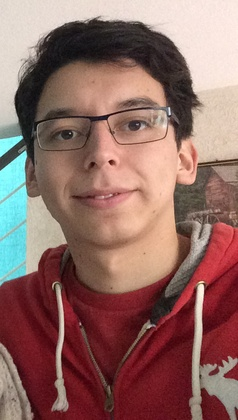
%> input picture SVA/0.JPG, 238 x 420 px, shrunk from 542 x 957 before the run
$ octave SVAderivacion.m   (GNU Octave 9; MATLAB toolbox functions it lacks are replaced by stand-ins)
%> lines starting %> are read from the running program, lines starting %| are printed output that depends on the picture
clc
clear all
close all

% Ceballos Conde Emanuel

ima=imread('C:\Users\kitsu\Documents\SVA\grad\0.jpg');
%> ima is the input picture: size 420x238x3 uint8; mean R, G, B 143.7, 106.6, 100.2

% imshow(ima)

f=double(ima(:,:,1));
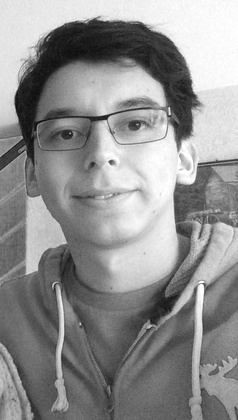
%> f: size 420x238 double; min 12, max 255, mean 143.7
[filas,columnas]=size(f);
%> filas = 420; columnas = 238
dx=1;
dy=1;
for y=2:columnas-1
    for x=2:filas-1
        gx(x,y)=(f(x+dx,y)-f(x-dx,y))/(2*dx);
        gy(x,y)=(f(x,y+dy)-f(x,y-dy))/(2*dy);
        G(x,y)=sqrt( gx(x,y)^2 + gy(x,y)^2);

    end
end
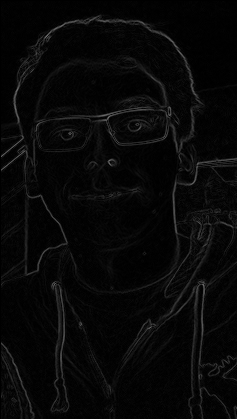
%> G: size 419x237 double; min 0, max 117, mean 8.1
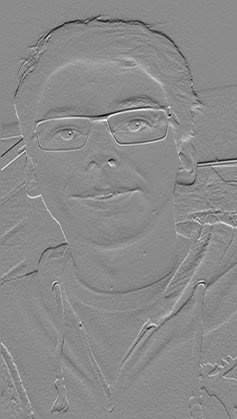
%> gx: size 419x237 double; min -99.5, max 83, mean -0.3; drawn with min black and max white
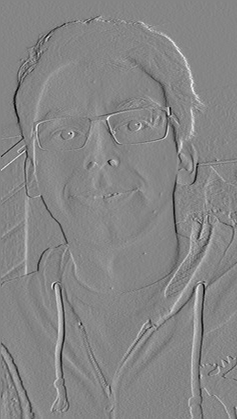
%> gy: size 419x237 double; min -97.5, max 88.5, mean 0.1; drawn with min black and max white
figure, mesh(gx)
%> after `mesh(gx)`:
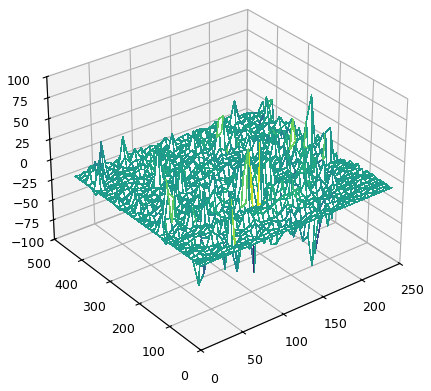
%> figure redrawn from the program's plot data
figure, imshow(uint8(abs(gx)));
%> after `imshow(uint8(abs(gx)))`:
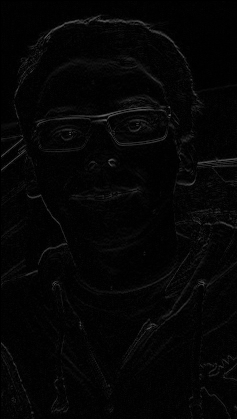
%> displayed picture: size 419x237, on the screen's scale of 0 to 255; min 0, max 100, mean 5
figure, imshow(uint8(abs(gy)));
%> after `imshow(uint8(abs(gy)))`:
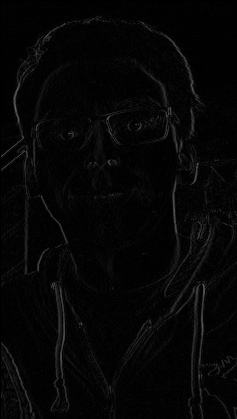
%> displayed picture: size 419x237, on the screen's scale of 0 to 255; min 0, max 98, mean 5.7
figure, imshow(uint8(G));
